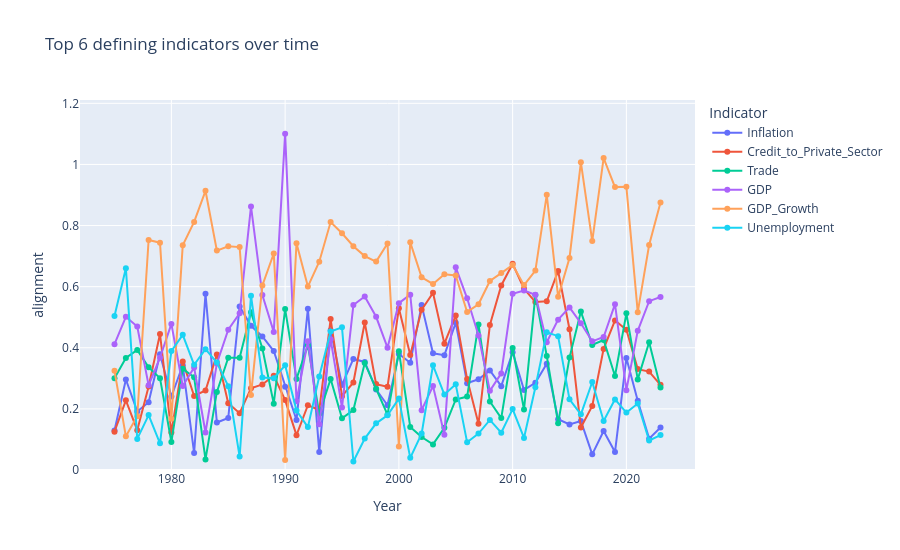

Here is the notebook cell this chart was saved with:
### Markdown cell above
Visual 4: Top-k indicators’ alignment as time series

### Code cell
topk = 6
top_inds = (align_df.groupby("Indicator")["alignment"]
            .mean().sort_values(ascending=False).head(topk).index.tolist())

fig_top = px.line(
    align_df[align_df["Indicator"].isin(top_inds)],
    x="Year", y="alignment", color="Indicator",
    markers=True, title=f"Top {topk} defining indicators over time",
    height=550
)
fig_top.update_layout(yaxis=dict(range=[0, align_df["alignment"].max()*1.1]))
fig_top.show()
fig_top.write_html("figures/task2_top_k_indicators.html", include_plotlyjs="cdn", full_html=True)
